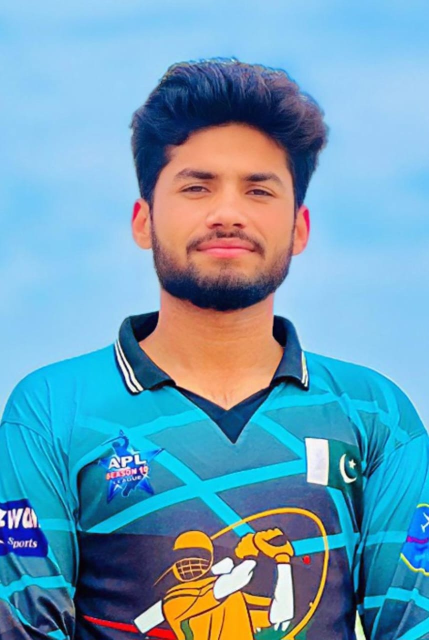
#> input picture Be Comfortable With Images/img1.jpg, 858 x 1280 px (shown at 1/2 size)
$ jupyter execute Image_resizing.ipynb
#> lines starting #> are read from the running program, lines starting #| are printed output that depends on the picture
[cell 1]
import cv2

[cell 2]
img = cv2.imread('img1.jpg')
#> img is the input picture: shape (1280, 858, 3); mean B, G, R 183.7, 157.9, 107.9
cv2.imshow('Original Image', img)
cv2.waitKey(0)

[cell 3]
resized_img = cv2.resize(img, (1500,1500))
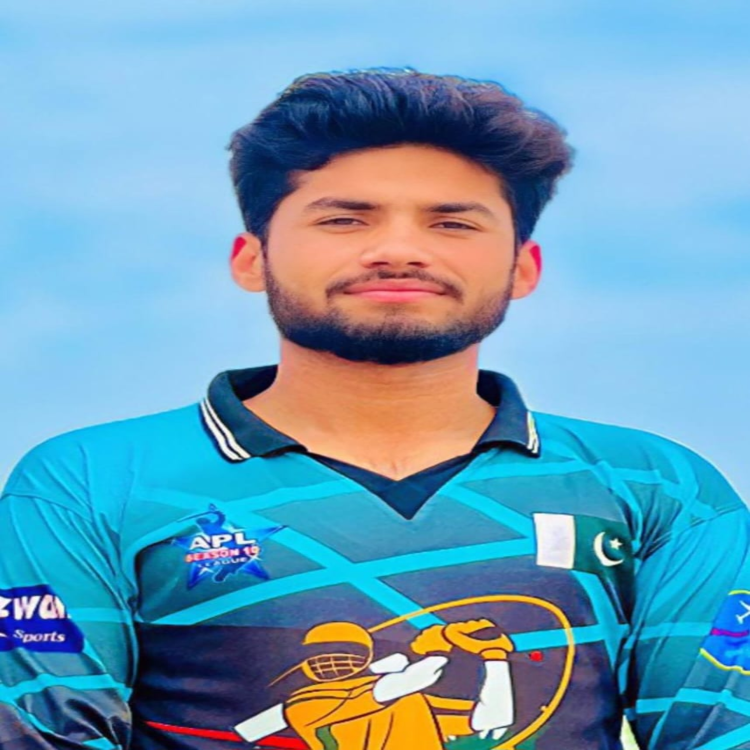
#> resized_img: shape (1500, 1500, 3) (shown at 1/2 size); mean B, G, R 183.6, 157.8, 107.8
cv2.imshow('Resized Image', resized_img)
cv2.waitKey(0)
